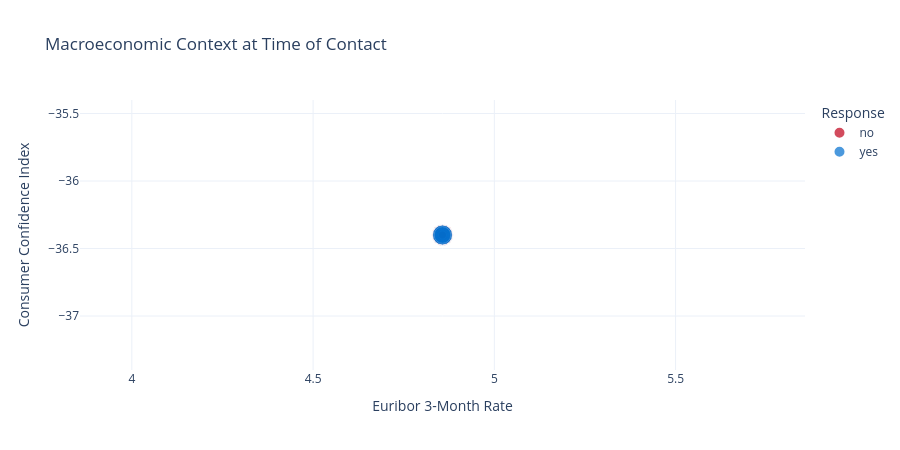

Here is the notebook cell this chart was saved with:
### Code cell
# ── Plot 6: Macroeconomic Context at Time of Contact ───────────────
fig6 = px.scatter(
    df, x='euribor3m', y='cons.conf.idx', color='y',
    color_discrete_map={'no': '#C0001A', 'yes': '#006FCF'},
    title='Macroeconomic Context at Time of Contact',
    template='plotly_white',
    labels={'euribor3m': 'Euribor 3-Month Rate', 'cons.conf.idx': 'Consumer Confidence Index', 'y': 'Response'},
    size='duration', size_max=15, opacity=0.7
)
fig6.update_layout(height=450)
fig6.show()

### Figure 1 — Plotly figure (JSON) as saved in the notebook; plotly's stock layout.template omitted (floating-point values rounded to 4 significant figures)
{"data": [{"hovertemplate": "Response=no<br>Euribor 3-Month Rate=%{x}<br>Consumer Confidence Index=%{y}<br>duration=%{marker.size}<extra></extra>", "legendgroup": "no", "marker": {"color": "#C0001A", "opacity": 0.7, "size": [261, 149, 226, 151, 307, 198, 139, 217, 380, 50, 55, 222, 137, 293, 146, 174, 312, 440, 353, 195, 38, 262, 342, 181, 172, 99, 93, 233, 255, 362, 348, 386, 73, 230, 208, 336, 365, 1666, 577, 137, 366, 314, 160, 212, 188, 22, 616, 178, 355, 225, 160, 266, 253, 179, 269, 135, 161, 787, 145, 174, 449, 812, 164, 366, 357, 232, 91, 273, 158, 177, 200, 172, 176, 211, 214, 349, 337, 272, 208, 193, 212, 165, 20, 246, 529, 192, 188, 180, 48, 213, 545, 583, 221, 426, 287, 197, 257], "sizemode": "area", "sizeref": 7.404, "symbol": "circle"}, "mode": "markers", "name": "no", "orientation": "v", "showlegend": true, "type": "scatter", "x": [4.857, 4.857, 4.857, 4.857, 4.857, 4.857, 4.857, 4.857, 4.857, 4.857, 4.857, 4.857, 4.857, 4.857, 4.857, 4.857, 4.857, 4.857, 4.857, 4.857, 4.857, 4.857, 4.857, 4.857, 4.857, 4.857, 4.857, 4.857, 4.857, 4.857, 4.857, 4.857, 4.857, 4.857, 4.857, 4.857, 4.857, 4.857, 4.857, 4.857, 4.857, 4.857, 4.857, 4.857, 4.857, 4.857, 4.857, 4.857, 4.857, 4.857, 4.857, 4.857, 4.857, 4.857, 4.857, 4.857, 4.857, 4.857, 4.857, 4.857, 4.857, 4.857, 4.857, 4.857, 4.857, 4.857, 4.857, 4.857, 4.857, 4.857, 4.857, 4.857, 4.857, 4.857, 4.857, 4.857, 4.857, 4.857, 4.857, 4.857, 4.857, 4.857, 4.857, 4.857, 4.857, 4.857, 4.857, 4.857, 4.857, 4.857, 4.857, 4.857, 4.857, 4.857, 4.857, 4.857, 4.857], "xaxis": "x", "y": [-36.4, -36.4, -36.4, -36.4, -36.4, -36.4, -36.4, -36.4, -36.4, -36.4, -36.4, -36.4, -36.4, -36.4, -36.4, -36.4, -36.4, -36.4, -36.4, -36.4, -36.4, -36.4, -36.4, -36.4, -36.4, -36.4, -36.4, -36.4, -36.4, -36.4, -36.4, -36.4, -36.4, -36.4, -36.4, -36.4, -36.4, -36.4, -36.4, -36.4, -36.4, -36.4, -36.4, -36.4, -36.4, -36.4, -36.4, -36.4, -36.4, -36.4, -36.4, -36.4, -36.4, -36.4, -36.4, -36.4, -36.4, -36.4, -36.4, -36.4, -36.4, -36.4, -36.4, -36.4, -36.4, -36.4, -36.4, -36.4, -36.4, -36.4, -36.4, -36.4, -36.4, -36.4, -36.4, -36.4, -36.4, -36.4, -36.4, -36.4, -36.4, -36.4, -36.4, -36.4, -36.4, -36.4, -36.4, -36.4, -36.4, -36.4, -36.4, -36.4, -36.4, -36.4, -36.4, -36.4, -36.4], "yaxis": "y"}, {"hovertemplate": "Response=yes<br>Euribor 3-Month Rate=%{x}<br>Consumer Confidence Index=%{y}<br>duration=%{marker.size}<extra></extra>", "legendgroup": "yes", "marker": {"color": "#006FCF", "opacity": 0.7, "size": [1575, 1042, 1467], "sizemode": "area", "sizeref": 7.404, "symbol": "circle"}, "mode": "markers", "name": "yes", "orientation": "v", "showlegend": true, "type": "scatter", "x": [4.857, 4.857, 4.857], "xaxis": "x", "y": [-36.4, -36.4, -36.4], "yaxis": "y"}], "layout": {"height": 450, "legend": {"itemsizing": "constant", "title": {"text": "Response"}, "tracegroupgap": 0}, "title": {"text": "Macroeconomic Context at Time of Contact"}, "xaxis": {"anchor": "y", "domain": [0.0, 1.0], "title": {"text": "Euribor 3-Month Rate"}}, "yaxis": {"anchor": "x", "domain": [0.0, 1.0], "title": {"text": "Consumer Confidence Index"}}}}
